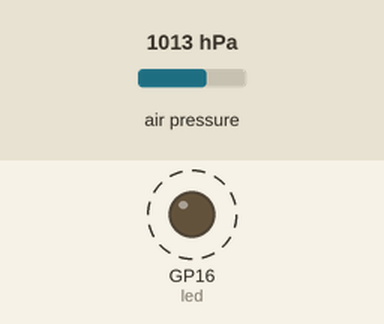
Recording of a program running on a simulated Raspberry Pi Pico running CircuitPython. Shown: output pins drawn as LEDs (lit = HIGH). Dashed ring = blinking. The test bench sets the inputs (shaded band); at power-on: air pressure 1013 hPa. Files the program writes start out absent; what the program prints to the serial console is not drawn.

Above: at 0.5 s.
Timing chart, 0 to 5.1 s (numbered marks = the images above):
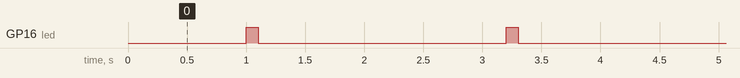

Measured:
- by itself, GP16 (led): alternates HIGH for 0.10 s and LOW for 2.1 s

The program:

pi_in_the_sky.py
```python
# type: ignore
# libraries: adafruit_mpu6050.mpy | adafruit_bus_device | adafruit_register
import adafruit_mpl3115a2 # replace everything with this device
import busio
import board
import time
import displayio
import digitalio
import storage # imports

displayio.release_displays() # this needs to be first in the code

led = digitalio.DigitalInOut(board.GP16)
led.direction = digitalio.Direction.OUTPUT
sda_pin = board.GP14
scl_pin = board.GP15
i2c = busio.I2C(scl_pin, sda_pin)
sensor = adafruit_mpl3115a2.MPL3115A2(i2c) # set up for variables and pin locations

sensor.sealevel_pressure = 1011.42
# standard pressure is 1013.25 hPa set this to however much gives the initial point 0 height
# higher pressure = higher recorded height

while True:
    altitude = sensor.altitude # new var
    print("Altitude: {0:0.2f} meters".format(altitude))
    # print the altitude up to 2 decimal points (0.2f) in the default meters (format(pressure))
    time.sleep(1.0)
    if not storage.getmount("/").readonly: # call back to the boot.py file
        with open("/data.csv", "a") as datalog:
            time_elapsed = time.monotonic() # set time to run normally
            csv_string = f"{time_elapsed},{altitude}\n"
            # f string showing time and altitude
            datalog.write(csv_string) # record f string in separate columns in microsoft excel
            # to switch between data and code mode unplug the pico then flip the switch connected to GP0
            led.value = True
            time.sleep(0.1)
            led.value = False
            time.sleep(0.1) # blink led to show switch between modes
            datalog.flush() # record stuff to the datalog
            time.sleep(1.0)
    else:
        time.sleep(1.0)
```
